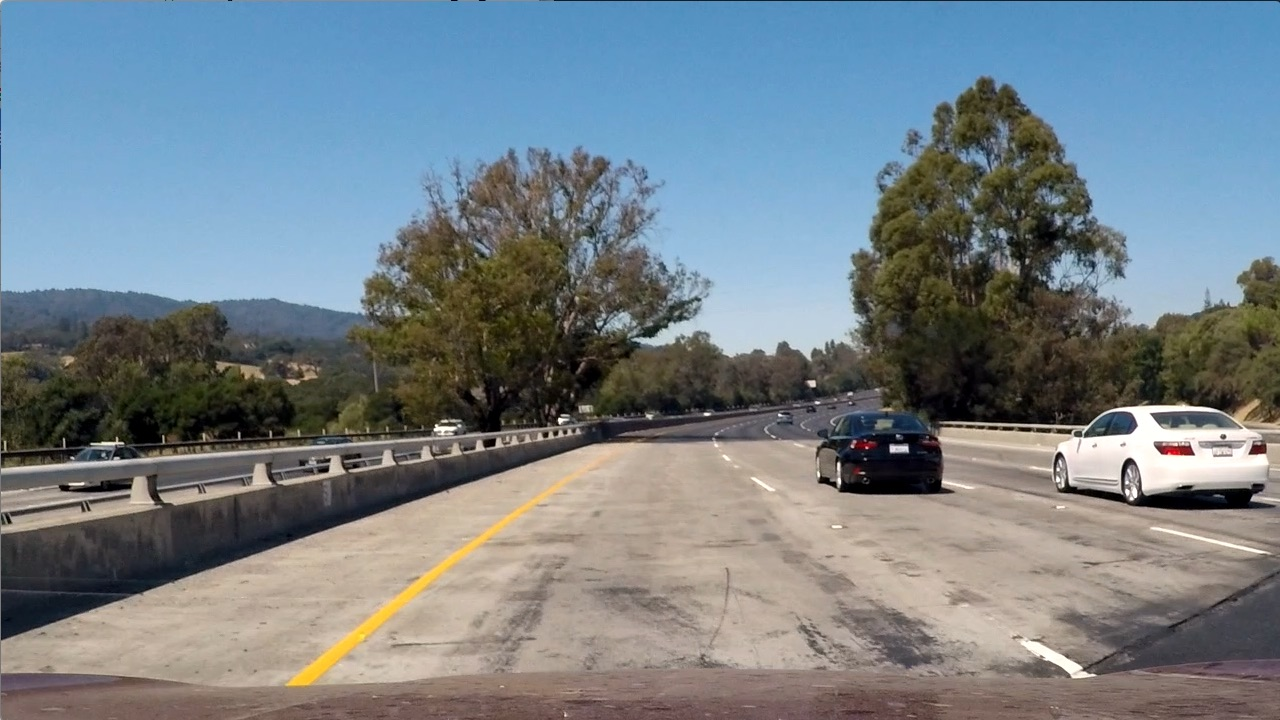
#> input picture test_images/test1.jpg, 1280 x 720 px
$ jupyter execute --allow-errors Advanced_Finding_Lanes.ipynb   (older library calls are emulated)
#> lines starting #> are read from the running program, lines starting #| are printed output that depends on the picture; after the words box and inside, x2 and y2 are one past the last pixel; in counts of white or black regions, pixels touching at a corner belong together
# 1 .- Camera Calibration and Undistortion

[cell 1]
import cv2
import glob
import matplotlib.pyplot as plt
import matplotlib.image as mpimg
import numpy as np
import os.path as path
import pickle

def cameraCalibration(dir_imgs):

    # Internal corners on x and y of the images used for calibration.
    nx = 9
    ny = 6

    objpoints = [] # 3D Points in the real world space (x,y,z) z= 0 since board is in a flat surface.
    imgpoints = [] # 2D Points in image plane (these need to be found and saved)

    #Prepare the object points, x and y are the corners of the image in this case x = 9 and y = 6
    objp = np.zeros((nx*ny,3), np.float32)

    # mgrid returns the coordinates values for a grid size and re-shape it into 2 columns, x and y. Z remains the same.
    objp[:,:2] = np.mgrid[0:nx, 0:ny].T.reshape(-1,2)

    # List of calibration images names taken from the dir_imgs
    #images = glob.glob(path.join(dir_imgs, 'calibration*.jpg'))
    images = glob.glob(path.join(dir_imgs, 'calibration*.jpg'))

    for imgName in images:
        #Read each image
        img = cv2.imread(imgName)

        #Convert image to grayscale
        gray = cv2.cvtColor(img, cv2.COLOR_BGR2GRAY)

        #Find corners and save the result
        ret, corners = cv2.findChessboardCorners(gray, (nx,ny), None)

        # IF corners found, add imagepoints and objpoints
        if ret == True:
            imgpoints.append(corners)
            objpoints.append(objp)

        # Draw and display the corners in the image.
        img = cv2.drawChessboardCorners(img, (nx,ny), corners, ret)

    # Calibrate the camera using objpoints and imgpoints
    ret, mtx, dist, rvecs, tvecs = cv2.calibrateCamera(objpoints, imgpoints, gray.shape[::-1], None, None)
    (objpoints, imgpoints, gray.shape[::-1], None, None)

    return ret, mtx, dist, rvecs, tvecs

# [5 lines left out: function undistorImage, not called in this run]

################################################### DRIVER CODE ############################################################
#Read Image
img = cv2.imread('test_images/test1.jpg')
#> img is the input picture: shape (720, 1280, 3); mean B, G, R 135.5, 128.7, 117.5
img2 = cv2.imread('camera_cal/calibration1.jpg')
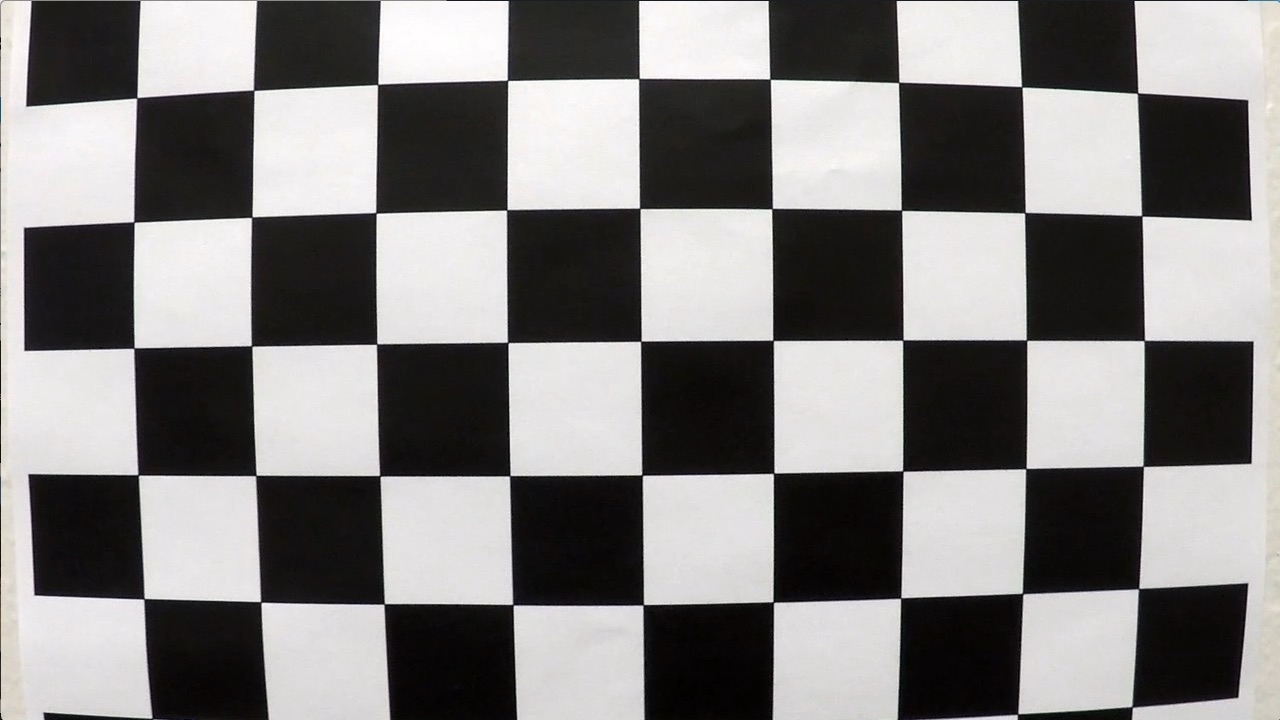
#> input picture camera_cal/calibration1.jpg, 1280 x 720 px
#> img2 is the input picture: shape (720, 1280, 3); mean B, G, R 127.8, 128.4, 130.1

#Run Calibration
#> (the rest of this cell did not finish here and is left out)

#> in cameraCalibration, `ret, corners = cv2.findChessboardCorners(gray, (nx,ny), None)`: ret = False; corners = None

#Undistorted image using the coeficients from the previous calibration
img_undistorted = undistorImage(img, mtx, dist)
img_undistorted2 = undistorImage(img2, mtx, dist)

#Write Image out
cv2.imwrite('output_images/calibration_test_1_distorted.jpg', img)
cv2.imwrite('output_images/calibration_test_1_undistorted.jpg', img_undistorted)

cv2.imwrite('output_images/calibration1_distorted.jpg', img2)
cv2.imwrite('output_images/calibration1_undistorted.jpg', img_undistorted2)

################################################### PLOT ######################################################################
f, (ax1, ax2) = plt.subplots(1, 2, figsize=(24, 9))
f.tight_layout()
ax1.imshow(img)
ax1.set_title('Original Image', fontsize=50)
ax2.imshow(img_undistorted)
ax2.set_title('Undistorted Image', fontsize=50)
plt.subplots_adjust(left=0., right=1, top=0.9, bottom=0.)

# 2.- Color transformations and Gradients

[cell 2]
import matplotlib.pyplot as plt
import matplotlib.image as mpimg
import numpy as np
import cv2
import os

# Color and Gradient combined
def colorAndGradient(img, s_thresh=(170, 255), sx_thresh=(20, 100)):
    img = np.copy(img)

    #convert image to gray to use it in the Gradient
    gray = cv2.cvtColor(img, cv2.COLOR_BGR2GRAY)

    # Convert to HLS color space and separate the S channel
    hls = cv2.cvtColor(img, cv2.COLOR_BGR2HLS)
    s_channel = hls[:,:,2]

    # Sobel x
    sobelx = cv2.Sobel(gray, cv2.CV_64F, 1, 0) # Take the derivative in x
    abs_sobelx = np.absolute(sobelx) # Absolute x derivative to accentuate lines away from horizontal
    scaled_sobel = np.uint8(255*abs_sobelx/np.max(abs_sobelx))

    # Threshold x gradient
    sxbinary = np.zeros_like(scaled_sobel)
    sxbinary[(scaled_sobel >= sx_thresh[0]) & (scaled_sobel <= sx_thresh[1])] = 1
    #plt.imshow(sxbinary, cmap='gray')

    # Threshold color channel
    s_binary = np.zeros_like(s_channel)
    s_binary[(s_channel >= s_thresh[0]) & (s_channel <= s_thresh[1])] = 1

    # Combine the two binary thresholds
    combined_binary = np.zeros_like(sxbinary)
    combined_binary[(s_binary == 1) | (sxbinary == 1)] = 1

    return combined_binary

def birdEyeView(img):

    offset = 100 # offset for dst points
    img_size = (img.shape[1], img.shape[0])

    # Select 4 points
    src = np.float32(
    [[(img_size[0] / 2) - 55, img_size[1] / 2 + 100],
    [((img_size[0] / 6) - 10), img_size[1]],
    [(img_size[0] * 5 / 6) + 60, img_size[1]],
    [(img_size[0] / 2 + 55), img_size[1] / 2 + 100]])
    dst = np.float32(
    [[(img_size[0] / 4), 0],
    [(img_size[0] / 4), img_size[1]],
    [(img_size[0] * 3 / 4), img_size[1]],
    [(img_size[0] * 3 / 4), 0]])

    # Given src and dst points, calculate the perspective transform matrix
    M = cv2.getPerspectiveTransform(src, dst)

    # Inverse Matrix
    Minv = cv2.getPerspectiveTransform(dst, src)

    # Warp image to a top-down view
    warped = cv2.warpPerspective(img, M, img_size, flags=cv2.INTER_LINEAR)

    return warped, Minv

##########################################################  DRIVER CODE ######################################################

# Read in an image
image = cv2.imread('test_images\straight_lines2.jpg')
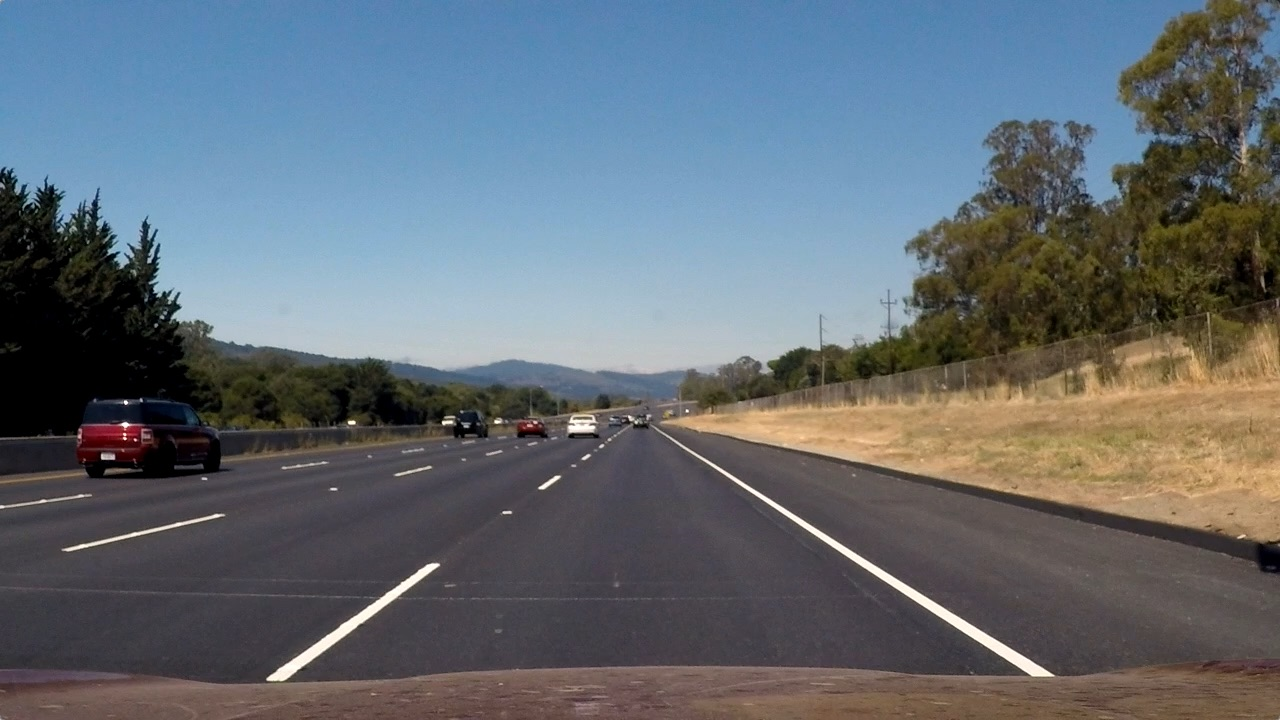
#> input picture test_images/straight_lines2.jpg, 1280 x 720 px, found by its file name
#> image is the input picture: shape (720, 1280, 3); mean B, G, R 115.1, 107.7, 99.4
#plt.imshow(image)

binary_warped = colorAndGradient(image)
#> in colorAndGradient, `hls = cv2.cvtColor(img, cv2.COLOR_BGR2HLS)`: hls: shape (720, 1280, 3); mean of channels 0, 1, 2 81.7, 107, 62.5
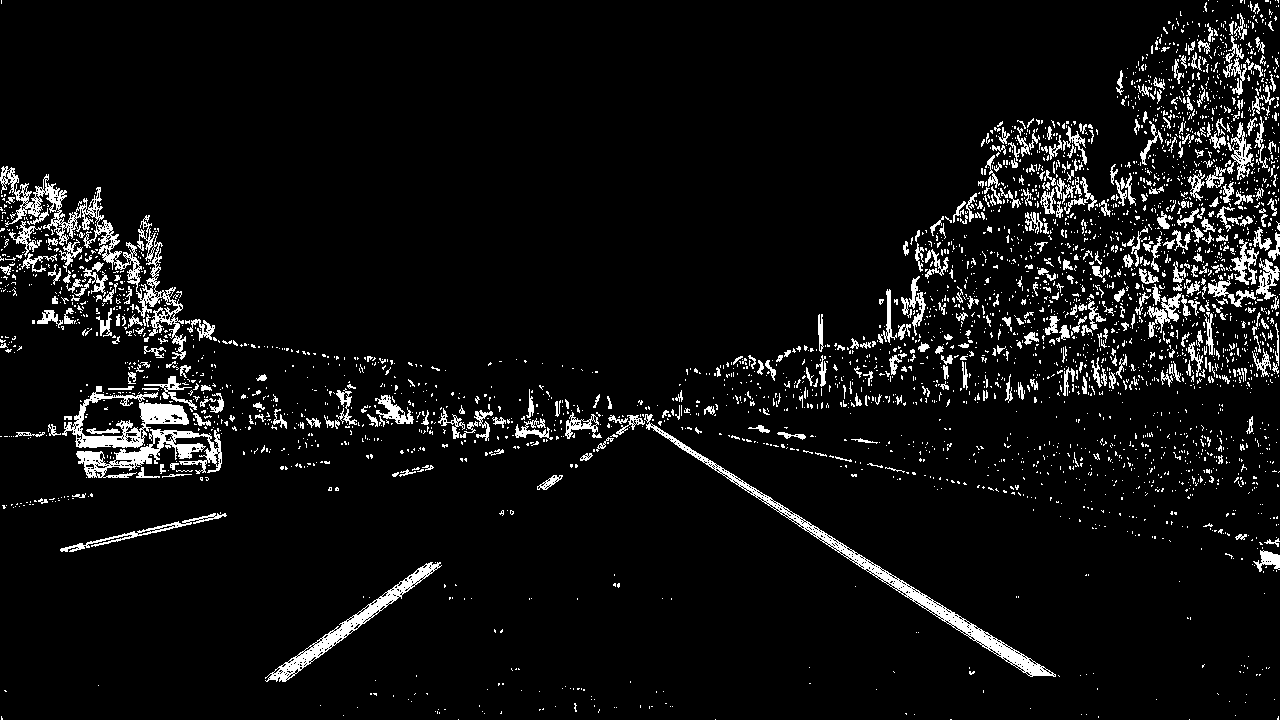
#> binary_warped: shape (720, 1280); values 0 (black) and 1 (white), 6.3% white in thin lines or dots

bin_warped_out = np.dstack((binary_warped, binary_warped, binary_warped))*255
#> bin_warped_out: shape (720, 1280, 3); 6.3% white in thin lines or dots

birdEye, Minv = birdEyeView(binary_warped)
#> in birdEyeView, `warped = cv2.warpPerspective(img, M, img_size, flags=cv2.INTER_LINEAR)`:
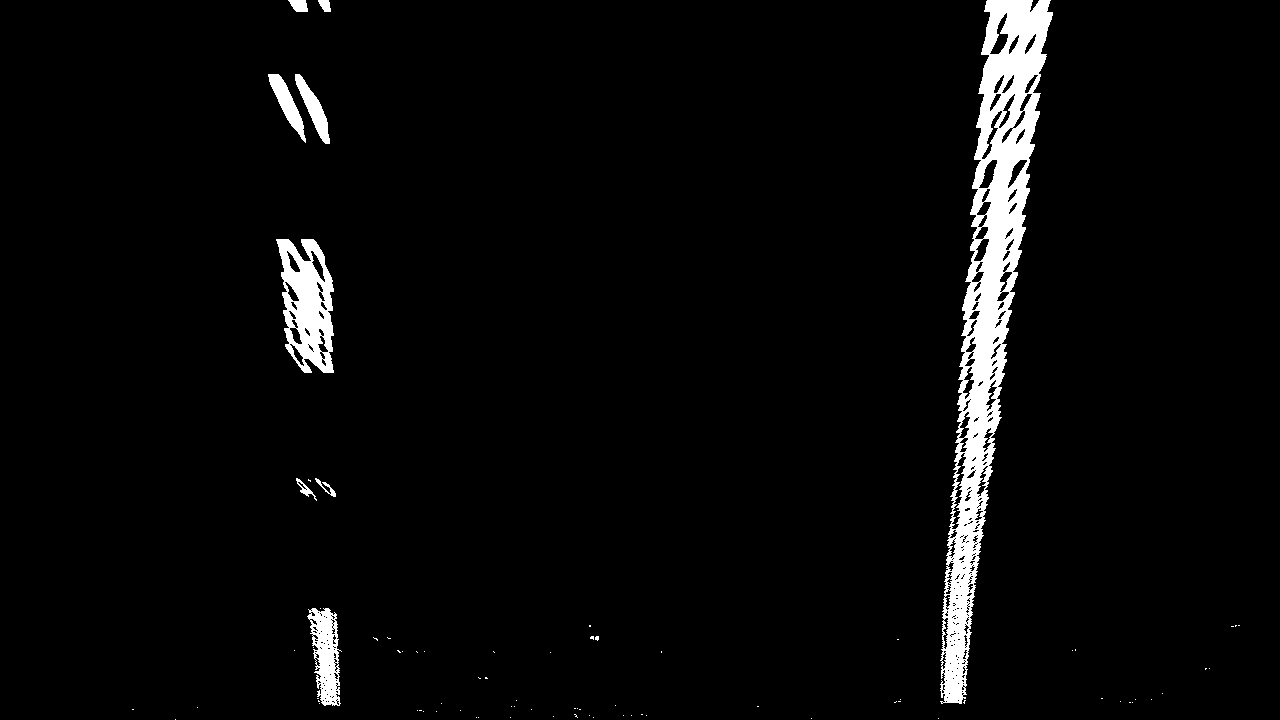
#> warped: shape (720, 1280); values 0 (black) and 1 (white), 3.7% white; 80 white regions (71 under 20 px), largest, box (x1, y1, x2, y2) and area: (940, 0, 1053, 704) 25357, (276, 239, 334, 373) 4767, (307, 608, 342, 706) 1994
#> Minv = [[0.172, -0.779, 530], [2.37e-16, -0.52, 460], [2.12e-19, -0.00122, 1]]

birdEye_out = np.dstack((birdEye, birdEye, birdEye))*255

#Save images
cv2.imwrite('output_images/straightLines2_Binary_Warped.jpg', bin_warped_out)
cv2.imwrite('output_images/straightLines2_BirdEye.jpg', birdEye_out)

################################################################ PLOTS #######################################################
f, (ax1, ax2) = plt.subplots(1, 2, figsize=(24, 9))
f.tight_layout()
ax1.imshow(image)
ax1.set_title('Original Image', fontsize=40)
ax2.imshow(binary_warped, cmap='gray')
ax2.set_title('Binary Image', fontsize=40)
plt.subplots_adjust(left=0., right=1, top=0.9, bottom=0.)

f, (ax3, ax4) = plt.subplots(1, 2, figsize=(24, 9))
f.tight_layout()
ax3.imshow(image)
ax3.set_title('Original Image', fontsize=40)
ax4.imshow(birdEye, cmap='gray')
ax4.set_title('Bird Eye View', fontsize=40)
plt.subplots_adjust(left=0., right=1, top=0.9, bottom=0.)
#> figure, not shown here; B, G, R data is drawn as R, G, B
#> figure, not shown here; B, G, R data is drawn as R, G, B

# 3.- Find Lanes and Line Class

[cell 3]
import matplotlib.pyplot as plt
import matplotlib.image as mpimg
import numpy as np
import cv2

#################################################  LINE CLASS START ###########################################################

class Line:

    def __init__(self):
        # Coordinates of the pixels of the line detected
        self.pixels_x = None
        self.pixels_y = None

        # Flag to know if the lanes was previously detected
        self.previous_detected = False

        # Coefficientes for the fitted polynomial in pixels and meters of the previous iteration
        self.previous_pixel_fit = None
        self.previous_meter_fit = None

        # Curvature's radius
        self.curvature_radius = None

    #Update the parameters with the new coeficients of the new itereation
    # [205 lines left out: functions updateLine, find_lane_pixels, find_lanes_using_previous, not called in this run]


#########################################################  DRIVE CODE #######################################################

#> (the rest of this cell did not finish here and is left out)
